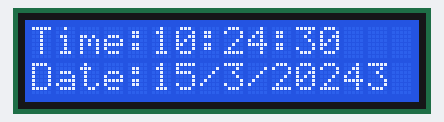
A sketch run on a simulated Arduino Uno, built with avr-gcc and run on an emulated ATmega328P. On the bench: 16×2 character LCD. The local clock reads 2024-03-15 10:24:30 at power-on unless the sketch sets it; what the sketch prints to the serial monitor is not drawn.

Above: at 0.2 s.
At 6.3 s:
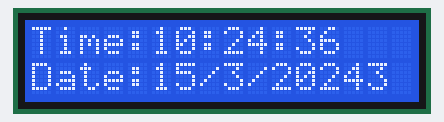
At 12.4 s:
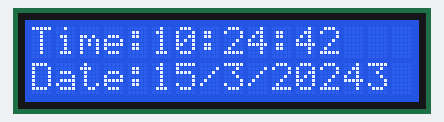
At 18.5 s:
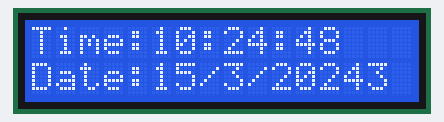
At 26.6 s:
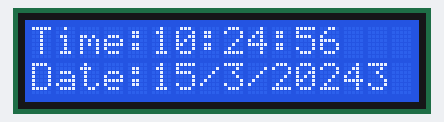
At 36.7 s:
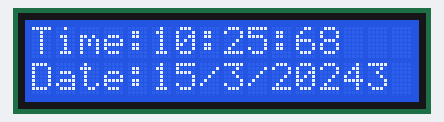

The sketch:

LCDwatch_DS1307_Nano.ino
```cpp
// CONNECTIONS:
// DS1307 SDA --> SDA
// DS1307 SCL --> SCL
// DS1307 VCC --> 5v
// DS1307 GND --> GND

#define countof(a) (sizeof(a) / sizeof(a[0]))

/* for software wire use below
#include <SoftwareWire.h>  // must be included here so that Arduino library object file references work
#include <RtcDS1307.h>

SoftwareWire myWire(SDA, SCL);
RtcDS1307<SoftwareWire> Rtc(myWire);
 for software wire use above */

/* for normal hardware wire use below */
#include <Wire.h> // must be included here so that Arduino library object file references work
#include <RtcDS1307.h>
#include <LiquidCrystal_I2C.h>
RtcDS1307<TwoWire> Rtc(Wire);
LiquidCrystal_I2C lcd(0x27,16,2);
/* for normal hardware wire use above */


const char data[] = "what time is it";

void setup ()
{
    lcd.init();
    lcd.backlight();
    Serial.begin(57600);

    Serial.print("compiled: ");
    Serial.print(__DATE__);
    Serial.println(__TIME__);

    //--------RTC SETUP ------------
    // if you are using ESP-01 then uncomment the line below to reset the pins to
    // the available pins for SDA, SCL
    // Wire.begin(0, 2); // due to limited pins, use pin 0 and 2 for SDA, SCL

    Rtc.Begin();

    RtcDateTime compiled = RtcDateTime(__DATE__, __TIME__);
    printDateTime(compiled);
    Serial.println();

    if (!Rtc.IsDateTimeValid())
    {
        if (Rtc.LastError() != 0)
        {
            // we have a communications error
            // see https://www.arduino.cc/en/Reference/WireEndTransmission for
            // what the number means
            Serial.print("RTC communications error = ");
            Serial.println(Rtc.LastError());
        }
        else
        {
            Serial.println("RTC lost confidence in the DateTime!");
            Rtc.SetDateTime(compiled);
        }
    }

    if (!Rtc.GetIsRunning())
    {
        Serial.println("RTC was not actively running, starting now");
        Rtc.SetIsRunning(true);
    }

    RtcDateTime now = Rtc.GetDateTime();
    if (now < compiled)
    {
        Serial.println("RTC is older than compile time!  (Updating DateTime)");
        Rtc.SetDateTime(compiled);
    }

    // never assume the Rtc was last configured by you, so
    // just clear them to your needed state
    Rtc.SetSquareWavePin(DS1307SquareWaveOut_Low);

/* comment out on a second run to see that the info is stored long term */
    // Store something in memory on the RTC
    Rtc.SetMemory(0, 13);
    uint8_t written = Rtc.SetMemory(13, (const uint8_t*)data, sizeof(data) - 1); // remove the null terminator strings add
    Rtc.SetMemory(1, written);
/* end of comment out section */
}

void loop ()
{
    if (!Rtc.IsDateTimeValid())
    {
        if (Rtc.LastError() != 0)
        {
            // we have a communications error
            // see https://www.arduino.cc/en/Reference/WireEndTransmission for
            // what the number means
            Serial.print("RTC communications error = ");
            Serial.println(Rtc.LastError());
        }
        else
        {
            // Common Causes:
            //    1) the battery on the device is low or even missing and the power line was disconnected
            Serial.println("RTC lost confidence in the DateTime!");
        }
    }

    RtcDateTime now = Rtc.GetDateTime();

    printDateTime(now);
    Serial.println();

    delay(1000);

    // read data

    // get the offset we stored our data from address zero
    uint8_t address = Rtc.GetMemory(0);
    if (address != 13)
    {
        Serial.println("address didn't match");
    }
    else
    {
        // get the size of the data from address 1
        uint8_t count = Rtc.GetMemory(1);
        uint8_t buff[20];

        // get our data from the address with the given size
        uint8_t gotten = Rtc.GetMemory(address, buff, count);

        if (gotten != count ||
            count != sizeof(data) - 1) // remove the extra null terminator strings add
        {
            Serial.print("something didn't match, count = ");
            Serial.print(count, DEC);
            Serial.print(", gotten = ");
            Serial.print(gotten, DEC);
            Serial.println();
        }
        Serial.print("data read (");
        Serial.print(gotten);
        Serial.print(") = \"");
        for (uint8_t ch = 0; ch < gotten; ch++)
        {
            Serial.print((char)buff[ch]);
        }
        Serial.println("\"");
    }


    delay(1000);
}

void printDateTime(const RtcDateTime& dt)
{
    char datestring[10];

    snprintf_P(datestring,
            countof(datestring),
            PSTR("%02u/%02u/%04u %02u:%02u:%02u"),
            dt.Month(),
            dt.Day(),
            dt.Year(),
            dt.Hour(),
            dt.Minute(),
            dt.Second() );
    Serial.print(datestring);

    lcd.setCursor(0,0);
    lcd.print("Time:");
    lcd.setCursor(5,0);
    lcd.print(String (dt.Hour())+String(":")+String(dt.Minute())+String(":")+String(dt.Second()));

    lcd.setCursor(0,1);
    lcd.print("Date:");
    lcd.setCursor(5,1);
    lcd.print(String (dt.Day())+String("/")+String(dt.Month())+String("/")+String(dt.Year()));
}
```

Measured:
- what the display in image 2 shows lasts 2.0 s, from 12.3 s to 14.3 s
